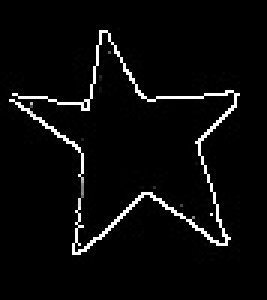
#> input picture python/template.jpg, 89 x 100 px (shown 3 times larger)
$ python cv.py
#> lines starting #> are read from the running program, lines starting #| are printed output that depends on the picture; after the words box and inside, x2 and y2 are one past the last pixel; in counts of white or black regions, pixels touching at a corner belong together
### python/template.py
import cv2
import numpy as np
import imutils

class Template_Matcher:
    def create_template(self, template_path='template.jpg'):
#> called with template_path = 'template.jpg'
        template = cv2.imread(template_path)
#> template is the input picture: shape (100, 89, 3); min 0, max 255, mean 10.2

        # Resize to height 100 due to low-res images
        max_height = 100
        h = max_height
        w = int(h * template.shape[1]/template.shape[0])
#> w = 89
        template = cv2.GaussianBlur(template, (9, 9), 0)
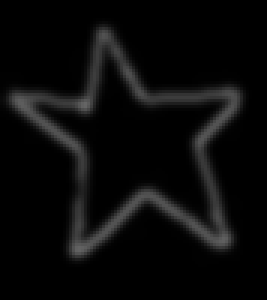
#> template: shape (100, 89, 3) (shown 3 times larger); min 0, max 101, mean 10.1
        template = cv2.resize(template, (w, h))
        template = self.process_image(template)
        return template

    def process_image(self, mat):
        mat = cv2.cvtColor(mat, cv2.COLOR_BGR2GRAY)
        mat = cv2.Canny(mat, 150, 200)
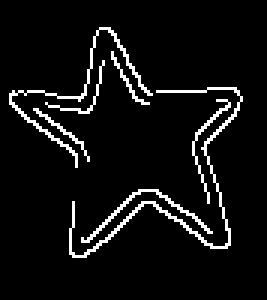
#> mat: shape (100, 89) (shown 3 times larger); 6.2% white in thin lines or dots, all inside (x1, y1, x2, y2) = (3, 9, 81, 86)
        return mat

    def set_template(self, mat):
        self.template = mat

    # [17 lines left out: functions scale, match, not called in this run]

    def open_image(self, path):
        return cv2.imread(path)

### python/cv.py
#!/usr/bin/env python
import freenect
import cv2
import frame_convert2
import numpy as np

from template import Template_Matcher

OBJECT_DETECTION = 0
BODY_TRACKING = 1

# High-res depth
# freenect.set_depth_mode(ptr, 2, 2)
# Video doesn't go higher than 640x480 on Kinect 1
# freenect.set_video_mode(ptr, 2, 0)

def init():
    global objects
    global key
    # Pause stream/input for compute heavy tasks
    global block
    global depth
    global video
    global mode
    global template
    global dims
    global matcher
    global pipeline

    # Expect array (x, y, z, state)
    objects = []
    key = -1
    block = False
    depth = None
    video = None
    mode = OBJECT_DETECTION
    matcher = Template_Matcher()
    template = matcher.create_template()
    dims = template.shape[:2]
#> dims = (100, 89)

    pipeline = {
        'Video': {
            'preprocess': lambda x: x,
            'postprocess': lambda x: x
        },
        'Depth': {
            'preprocess': lambda x: x,
            'postprocess': lambda x: x
        }
    }

    cv2.destroyAllWindows()
    cv2.namedWindow('Depth')
    cv2.namedWindow('Video')

# [89 lines left out: functions display, display_block, waitKey, get_depth_async, get_video_async, body, not called in this run]

def main():
    freenect.runloop(
            depth=get_depth_async,
            video=get_video_async,
            body=body,
        )
#> (this line was passed over: freenect is not available in this run)

if __name__ == '__main__':
    init()
    main()
